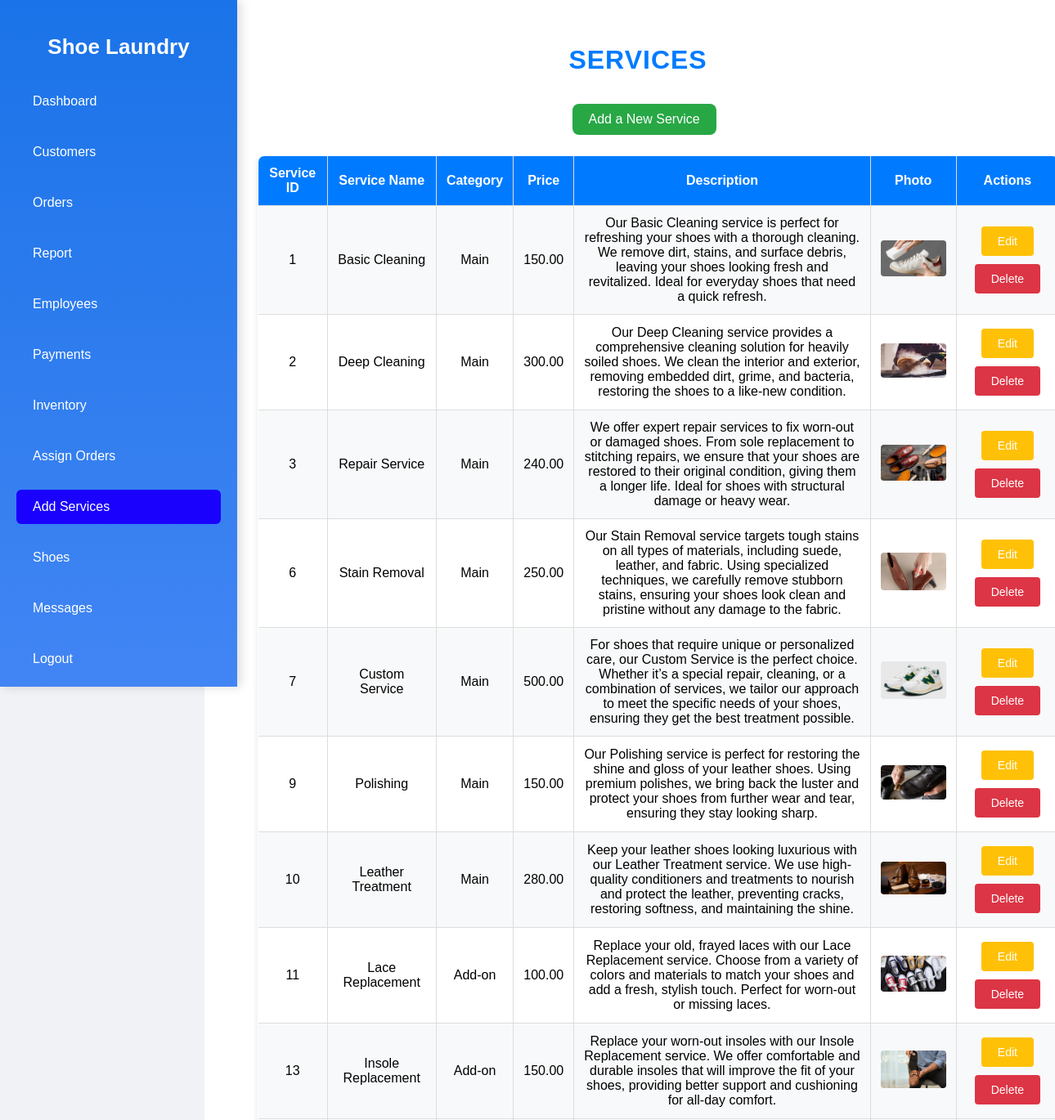
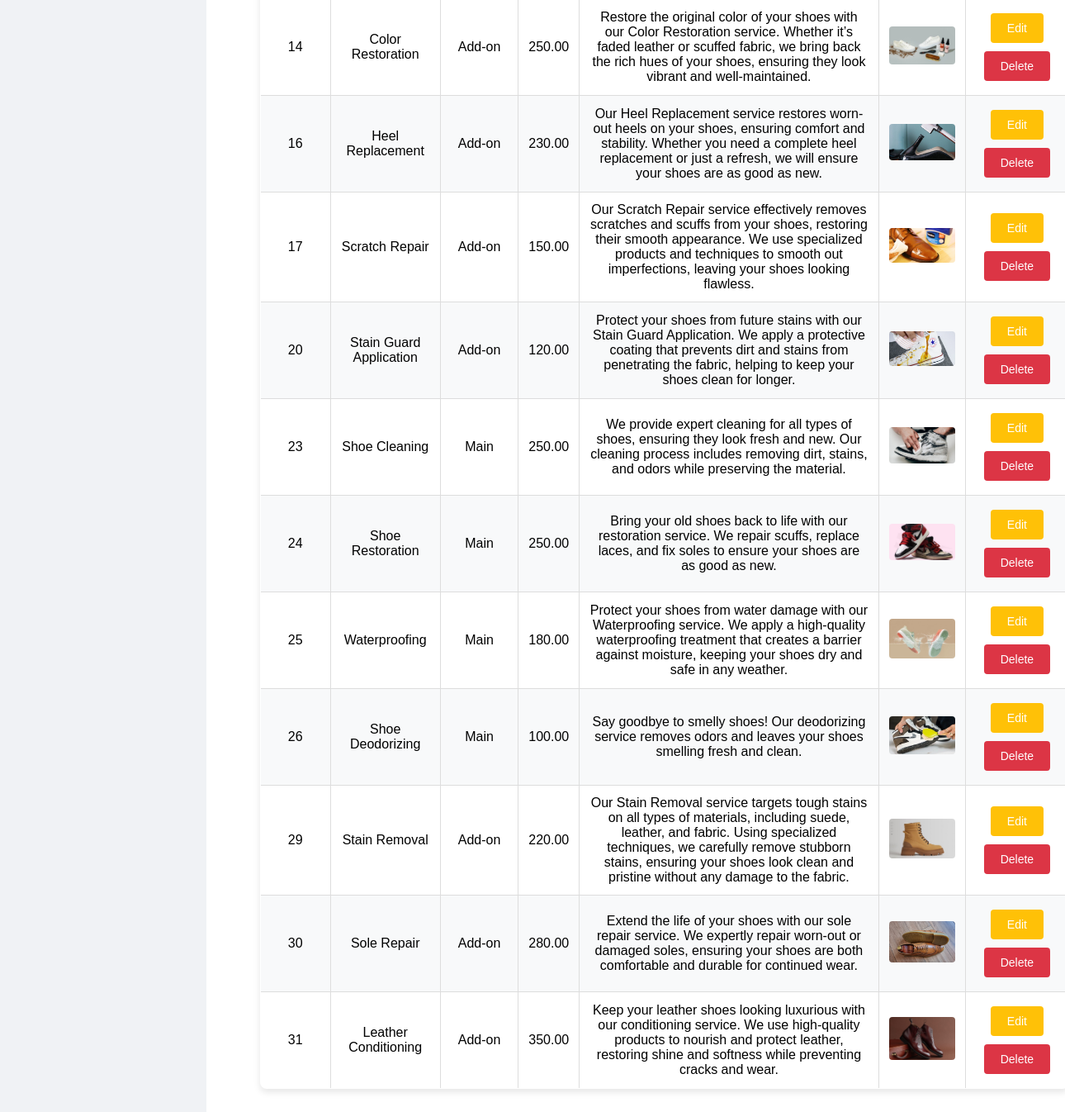
Page /add_services.php on the committed database (2 pictures, top to bottom).
### tables this page shows
CREATE TABLE `services` (
  `service_id` int(11) NOT NULL,
  `service_name` varchar(255) NOT NULL,
  `service_category` enum('Main','Add-on') NOT NULL,
  `price` decimal(10,2) NOT NULL,
  `description` text NOT NULL,
  `photo` varchar(255) NOT NULL
);

### add_services.php (the view, shortened to what this page needs)
<?php
include('connect.php');
$current_page = basename($_SERVER['PHP_SELF']);
$sql = "SELECT * FROM services";
$result = $conn->query($sql);
?>
<!DOCTYPE html>
<html lang="en">
<head>
    <link rel="stylesheet" href="adds.css">
</head>
<body>
    <div class="sidebar">
        <h2>Shoe Laundry</h2>
        <ul>
        <li><a href="dashboard.php" class="<?= $current_page == 'dashboard.php' ? 'active' : '' ?>">Dashboard</a></li>
        <li><a href="customers.php" class="<?= $current_page == 'customers.php' ? 'active' : '' ?>">Customers</a></li>
        <li><a href="admin_orders.php" class="<?= $current_page == 'admin_orders.php' ? 'active' : '' ?>">Orders</a></li>
        <li><a href="report.php" class="<?= $current_page == 'report.php' ? 'active' : '' ?>">Report</a></li>
        <li><a href="employees.php" class="<?= $current_page == 'employees.php' ? 'active' : '' ?>">Employees</a></li>
        <li><a href="payments.php" class="<?= $current_page == 'payments.php' ? 'active' : '' ?>">Payments</a></li>
        <li><a href="admin_inventory.php" class="<?= $current_page == 'admin_inventory.php' ? 'active' : '' ?>">Inventory</a></li>
        <li><a href="assign_orders.php" class="<?= $current_page == 'assign_orders.php' ? 'active' : '' ?>">Assign Orders</a></li>
        <li><a href="add_services.php" class="<?= $current_page == 'add_services.php' ? 'active' : '' ?>">Add Services</a></li>
        <li><a href="shoe.php" class="<?= $current_page == 'shoe.php' ? 'active' : '' ?>">Shoes</a></li>
        <li><a href="message.php" class="<?= $current_page == 'message.php' ? 'active' : '' ?>">Messages</a></li>
        <li><a href="logout.php">Logout</a></li>
        </ul>
    </div>
    <div class="main-content">
        <h1>SERVICES</h1>
        <button id="addServiceBtn" class="add-button">Add a New Service</button>
        <table>
            <tr>
                <th>Service ID</th>
                <th>Service Name</th>
                <th>Category</th>
                <th>Price</th>
                <th>Description</th>
                <th>Photo</th>
                <th>Actions</th>
            </tr>
            <?php if ($result->num_rows > 0): ?>
                <?php while ($row = $result->fetch_assoc()): ?>
                    <tr>
                        <td><?php echo $row['service_id']; ?></td>
                        <td><?php echo $row['service_name']; ?></td>
                        <td><?php echo $row['service_category']; ?></td>
                        <td><?php echo number_format($row['price'], 2); ?></td>
                        <td><?php echo $row['description']; ?></td>
                        <td><img src="<?php echo $row['photo']; ?>" alt="Service Photo" width="80"></td>
                        <td>
                            <button class="edit" onclick="window.location.href='edit_service.php?id=<?php echo $row['service_id']; ?>'">Edit</button>
                            <button class="delete" onclick="if(confirm('Are you sure you want to delete this service?')) window.location.href='add_services.php?delete_id=<?php echo $row['service_id']; ?>'">Delete</button>
                        </td>
                    </tr>
                <?php endwhile; ?>
            <?php else: ?>
                <tr>
                    <td colspan="7">No services found.</td>
                </tr>
            <?php endif; ?>
        </table>
    </div>
</body>
</html>

### adds.css (style rules this page uses)
body { font-family: 'Poppins', sans-serif; background-color: #f0f2f5; margin: 0; display: flex; }
.sidebar { width: 250px; height: 100vh; background: linear-gradient(to bottom, #1a73e8, #4285f4); color: white; padding: 20px; position: fixed; box-shadow: 4px 0 12px rgba(0, 0, 0, 0.15); transition: transform 0.3s ease; overflow-y: auto; }
.sidebar h2 { text-align: center; color: #ffffff; font-weight: 700; font-size: 26px; margin-bottom: 30px; }
.sidebar ul { list-style: none; padding: 0; }
.sidebar ul li { margin: 20px 0; }
.sidebar ul li a { color: white; text-decoration: none; font-size: 16px; padding: 12px 20px; display: block; border-radius: 6px; transition: background-color 0.3s; }
.sidebar ul li a:hover, .sidebar ul li a.active { background-color: #1a01fe; color: white; }
.sidebar { scrollbar-color: #ffffff #1a73e8; scrollbar-width: 12px; }
.main-content { margin-left: 250px; padding: 40px; width: calc(100% - 250px); display: flex; flex-direction: column; align-items: center; background-color: #ffffff; min-height: 100vh; transition: margin-left 0.3s; }
.main-content h1 { font-size: 32px; font-weight: 700; color:#007bff; margin: 0; padding: 15px 0; text-align: center; letter-spacing: 1px; text-transform: uppercase; }
table { width: 100%; border-collapse: collapse; margin-left: 150px; margin-top: 20px; margin-right: 100px; margin-bottom: 100px; background-color: #fff; border-radius: 8px; overflow: hidden; box-shadow: 0 4px 8px rgba(0, 0, 0, 0.1); }
table, th, td { border: 1px solid #ddd; }
th, td { padding: 12px; text-align: center; }
th { background-color: #007bff; color: #fff; font-weight: bold; }
tr:nth-child(even) { background-color: #f8f9fa; }
button { padding: 10px 20px; margin: 5px; border: none; border-radius: 4px; cursor: pointer; transition: background-color 0.3s; font-size: 14px; }
button.edit { background-color: #ffc107; color: #fff; }
button.delete { background-color: #dc3545; color: #fff; }
td img { border-radius: 4px; width: 80px; height: auto; }
.add-button { display: inline-block; padding: 10px 20px; background-color: #28a745; color: #fff; text-align: center; border-radius: 8px; font-size: 16px; cursor: pointer; margin-top: 20px; margin-left: 20px; transition: background-color 0.3s ease; }

### rows in the picture
services: service_id "1", service_name "Basic Cleaning", service_category "Main", price "150.00", description "Our Basic Cleaning service is perfect for refreshing your shoes with a thorough cleaning. We remove dirt, stains, and surface debris, leaving your shoes looking fresh and revitalized. Ideal for everyday shoes that need a quick refresh.", shows a picture
services: service_id "2", service_name "Deep Cleaning", service_category "Main", price "300.00", description "Our Deep Cleaning service provides a comprehensive cleaning solution for heavily soiled shoes. We clean the interior and exterior, removing embedded dirt, grime, and bacteria, restoring the shoes to a like-new condition.", photo (picture)
services: service_id "3", service_name "Repair Service", service_category "Main", price "240.00", description "We offer expert repair services to fix worn-out or damaged shoes. From sole replacement to stitching repairs, we ensure that your shoes are restored to their original condition, giving them a longer life. Ideal for shoes with structural damage or heavy wear.", photo (picture)
services: service_id "6", service_name "Stain Removal", service_category "Main", price "250.00", description "Our Stain Removal service targets tough stains on all types of materials, including suede, leather, and fabric. Using specialized techniques, we carefully remove stubborn stains, ensuring your shoes look clean and pristine without any damage to the fabric.", photo (picture)
services: service_id "7", service_name "Custom Service", service_category "Main", price "500.00", description "For shoes that require unique or personalized care, our Custom Service is the perfect choice. Whether it’s a special repair, cleaning, or a combination of services, we tailor our approach to meet the specific needs of your shoes, ensuring they get the best treatment possible.", photo (picture)
services: service_id "9", service_name "Polishing", service_category "Main", price "150.00", description "Our Polishing service is perfect for restoring the shine and gloss of your leather shoes. Using premium polishes, we bring back the luster and protect your shoes from further wear and tear, ensuring they stay looking sharp.", photo (picture)
services: service_id "10", service_name "Leather Treatment", service_category "Main", price "280.00", description "Keep your leather shoes looking luxurious with our Leather Treatment service. We use high-quality conditioners and treatments to nourish and protect the leather, preventing cracks, restoring softness, and maintaining the shine.", photo (picture)
services: service_id "11", service_name "Lace Replacement", service_category "Add-on", price "100.00", description "Replace your old, frayed laces with our Lace Replacement service. Choose from a variety of colors and materials to match your shoes and add a fresh, stylish touch. Perfect for worn-out or missing laces.", photo (picture)
services: service_id "13", service_name "Insole Replacement", service_category "Add-on", price "150.00", description "Replace your worn-out insoles with our Insole Replacement service. We offer comfortable and durable insoles that will improve the fit of your shoes, providing better support and cushioning for all-day comfort.", photo (picture)
services: service_id "14", service_name "Color Restoration", service_category "Add-on", price "250.00", description "Restore the original color of your shoes with our Color Restoration service. Whether it’s faded leather or scuffed fabric, we bring back the rich hues of your shoes, ensuring they look vibrant and well-maintained.", photo (picture)
services: service_id "16", service_name "Heel Replacement", service_category "Add-on", price "230.00", description "Our Heel Replacement service restores worn-out heels on your shoes, ensuring comfort and stability. Whether you need a complete heel replacement or just a refresh, we will ensure your shoes are as good as new.", photo (picture)
services: service_id "17", service_name "Scratch Repair", service_category "Add-on", price "150.00", description "Our Scratch Repair service effectively removes scratches and scuffs from your shoes, restoring their smooth appearance. We use specialized products and techniques to smooth out imperfections, leaving your shoes looking flawless.", photo (picture)
services: service_id "20", service_name "Stain Guard Application", service_category "Add-on", price "120.00", description "Protect your shoes from future stains with our Stain Guard Application. We apply a protective coating that prevents dirt and stains from penetrating the fabric, helping to keep your shoes clean for longer.", photo (picture)
services: service_id "23", service_name "Shoe Cleaning", service_category "Main", price "250.00", description "We provide expert cleaning for all types of shoes, ensuring they look fresh and new. Our cleaning process includes removing dirt, stains, and odors while preserving the material.", photo (picture)
services: service_id "24", service_name "Shoe Restoration", service_category "Main", price "250.00", description "Bring your old shoes back to life with our restoration service. We repair scuffs, replace laces, and fix soles to ensure your shoes are as good as new.", photo (picture)
services: service_id "25", service_name "Waterproofing", service_category "Main", price "180.00", description "Protect your shoes from water damage with our Waterproofing service. We apply a high-quality waterproofing treatment that creates a barrier against moisture, keeping your shoes dry and safe in any weather.", photo (picture)
services: service_id "26", service_name "Shoe Deodorizing", service_category "Main", price "100.00", description "Say goodbye to smelly shoes! Our deodorizing service removes odors and leaves your shoes smelling fresh and clean.", photo (picture)
services: service_id "29", service_name "Stain Removal", service_category "Add-on", price "220.00", description "Our Stain Removal service targets tough stains on all types of materials, including suede, leather, and fabric. Using specialized techniques, we carefully remove stubborn stains, ensuring your shoes look clean and pristine without any damage to the fabric.", photo (picture)
services: service_id "30", service_name "Sole Repair", service_category "Add-on", price "280.00", description "Extend the life of your shoes with our sole repair service. We expertly repair worn-out or damaged soles, ensuring your shoes are both comfortable and durable for continued wear.", photo (picture)
services: service_id "31", service_name "Leather Conditioning", service_category "Add-on", price "350.00", description "Keep your leather shoes looking luxurious with our conditioning service. We use high-quality products to nourish and protect leather, restoring shine and softness while preventing cracks and wear.", photo (picture)
